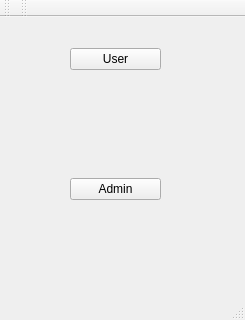
<?xml version="1.0" encoding="UTF-8"?>
<ui version="4.0">
 <class>MainWindow</class>
 <widget class="QMainWindow" name="MainWindow">
  <property name="geometry">
   <rect>
    <x>0</x>
    <y>0</y>
    <width>245</width>
    <height>320</height>
   </rect>
  </property>
  <property name="windowTitle">
   <string>MainWindow</string>
  </property>
  <property name="styleSheet">
   <string notr="true"/>
  </property>
  <widget class="QWidget" name="centralwidget">
   <widget class="QLabel" name="label_2">
    <property name="geometry">
     <rect>
      <x>170</x>
      <y>140</y>
      <width>62</width>
      <height>61</height>
     </rect>
    </property>
    <property name="text">
     <string/>
    </property>
    <property name="pixmap">
     <pixmap>images/admin.png</pixmap>
    </property>
    <property name="scaledContents">
     <bool>true</bool>
    </property>
   </widget>
   <widget class="QLabel" name="label">
    <property name="geometry">
     <rect>
      <x>190</x>
      <y>20</y>
      <width>41</width>
      <height>51</height>
     </rect>
    </property>
    <property name="text">
     <string/>
    </property>
    <property name="pixmap">
     <pixmap>images/user_new.png</pixmap>
    </property>
    <property name="scaledContents">
     <bool>true</bool>
    </property>
   </widget>
   <widget class="QWidget" name="layoutWidget">
    <property name="geometry">
     <rect>
      <x>70</x>
      <y>31</y>
      <width>91</width>
      <height>152</height>
     </rect>
    </property>
    <layout class="QVBoxLayout" name="verticalLayout">
     <item>
      <widget class="QPushButton" name="UserButton">
       <property name="text">
        <string>User</string>
       </property>
      </widget>
     </item>
     <item>
      <spacer name="verticalSpacer">
       <property name="orientation">
        <enum>Qt::Vertical</enum>
       </property>
       <property name="sizeHint" stdset="0">
        <size>
         <width>20</width>
         <height>88</height>
        </size>
       </property>
      </spacer>
     </item>
     <item>
      <widget class="QPushButton" name="AdminButton">
       <property name="text">
        <string>Admin</string>
       </property>
      </widget>
     </item>
    </layout>
   </widget>
  </widget>
  <widget class="QMenuBar" name="menubar">
   <property name="geometry">
    <rect>
     <x>0</x>
     <y>0</y>
     <width>245</width>
     <height>25</height>
    </rect>
   </property>
  </widget>
  <widget class="QStatusBar" name="statusbar"/>
  <widget class="QToolBar" name="toolBar">
   <property name="windowTitle">
    <string>toolBar</string>
   </property>
   <attribute name="toolBarArea">
    <enum>TopToolBarArea</enum>
   </attribute>
   <attribute name="toolBarBreak">
    <bool>false</bool>
   </attribute>
  </widget>
  <widget class="QToolBar" name="toolBar_2">
   <property name="windowTitle">
    <string>toolBar_2</string>
   </property>
   <attribute name="toolBarArea">
    <enum>TopToolBarArea</enum>
   </attribute>
   <attribute name="toolBarBreak">
    <bool>false</bool>
   </attribute>
  </widget>
 </widget>
 <resources/>
 <connections/>
</ui>
